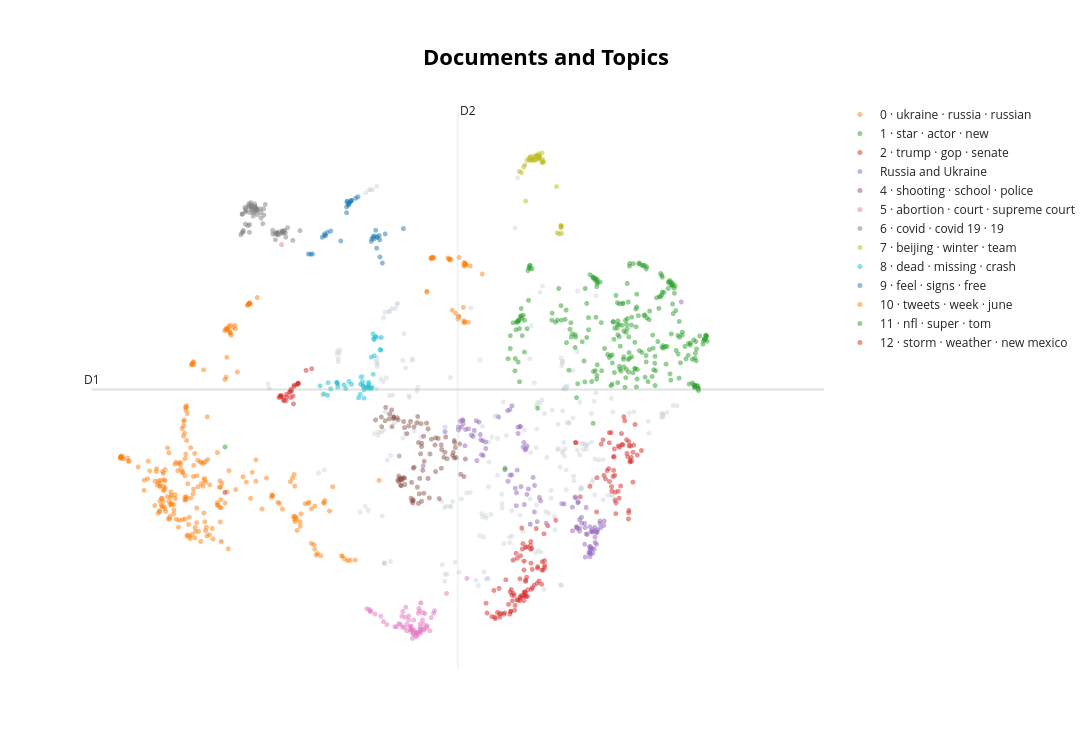

Write notebook code for a chart like this one.
### Code cell
"""
topic_model.visualize_documents(
    titles,                                  # Uses headlines to identify documents.
    reduced_embeddings=reduced_embeddings,  # Plots the precomputed 2D coordinates.
    custom_labels=True,                      # Uses the custom topic labels.
    hide_annotations=True,                   # Hides labels drawn over the plot.
)
# this code ^ prints out harmless warning messages -- I'm just suppressing the warning below.
"""


import warnings
from pandas.errors import SettingWithCopyWarning

with warnings.catch_warnings():
    warnings.simplefilter("ignore", SettingWithCopyWarning)

    fig = topic_model.visualize_documents(
        titles,
        reduced_embeddings=reduced_embeddings,
        custom_labels=True,
        hide_annotations=True,
    )

fig
